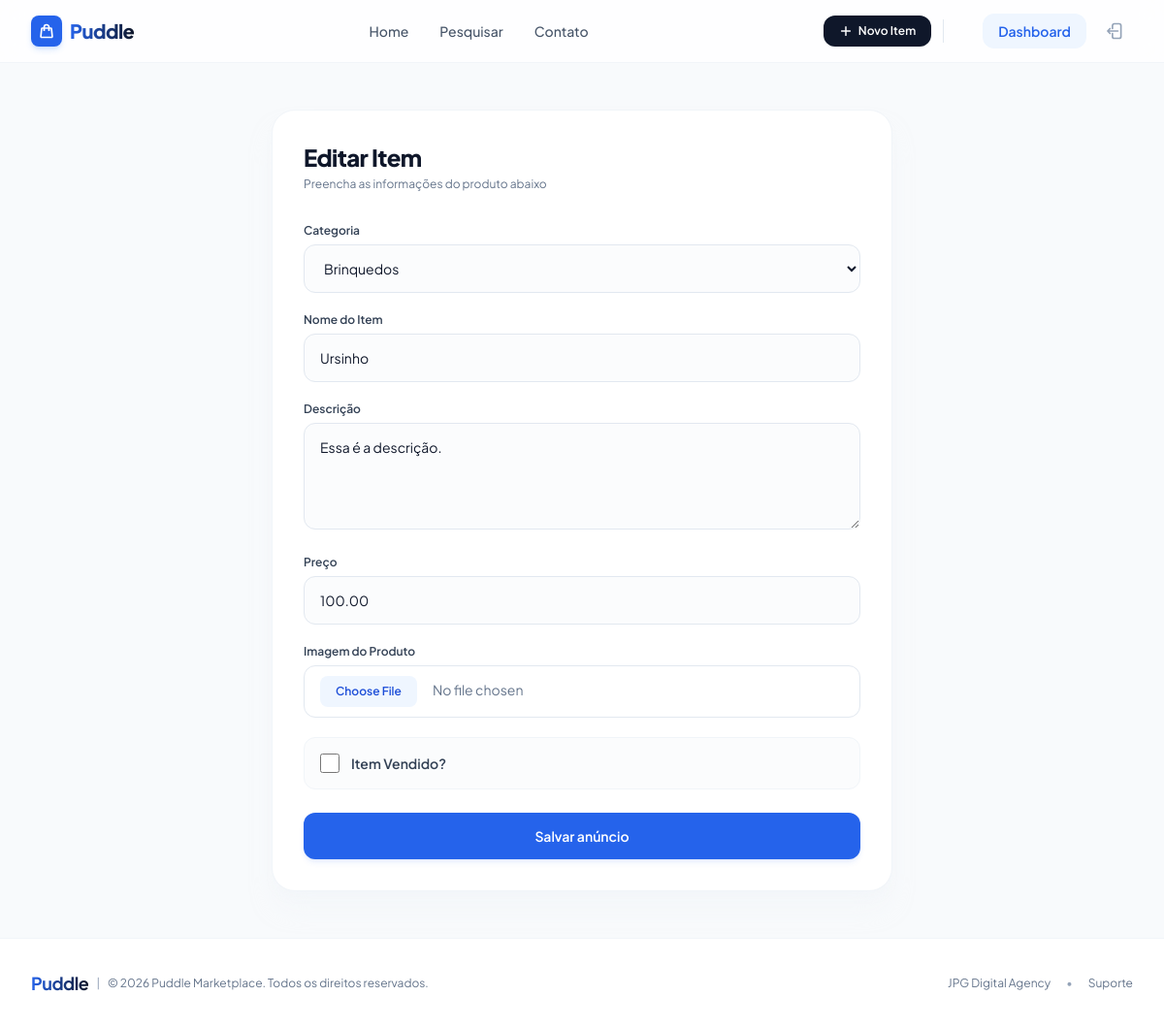
The page /items/1/edit/ (signed in) on the database its author committed.
### item/models.py (models this page shows, shortened)
class Item(models.Model):
    category = models.ForeignKey(Category, related_name='items', on_delete=models.CASCADE)
    name = models.CharField(max_length=255)
    description = models.TextField(blank=True, null=True)
    price = models.DecimalField(max_digits=10, decimal_places=2)
    image = models.ImageField(upload_to='item_images/', blank=True, null=True)
    is_sold = models.BooleanField(default=False)
    created_by = models.ForeignKey(User, related_name='items', on_delete=models.CASCADE)
    created_at = models.DateTimeField(auto_now_add=True)
    category = models.ForeignKey(Category, on_delete=models.CASCADE)

### item/views.py (the view)
# urls.py: path('<int:pk>/edit/', views.edit, name='edit'),
@login_required
def edit(request, pk):
    item = get_object_or_404(Item, pk=pk, created_by=request.user)
    if request.method == 'POST':
        form = EditItemForm(request.POST, request.FILES, instance=item)
        if form.is_valid():
            form.save() # CORRIGIDO: Alterado de item.save() para form.save() para aplicar as mudanças do formulário
            return redirect('item:detail', pk=item.id)
    else:
        form = EditItemForm(instance=item)
    return render(request, 'item/form.html', {
        'form': form,
        'title': 'Editar Item',
    })

### item/models.py (called while the page is built)
    def __str__(self):
        return self.name

### item/templates/item/form.html (shortened to what this page needs)
{% extends 'core/base.html' %}
{% block content %}
<div class="max-w-2xl mx-auto px-4 py-12">
    <div class="bg-white rounded-3xl border border-slate-100 p-8 shadow-xl shadow-slate-100/50">
        <div class="mb-8">
            <h1 class="text-2xl font-extrabold text-slate-900 tracking-tight">{{ title }}</h1>
            <p class="text-xs text-slate-500 mt-1">Preencha as informações do produto abaixo</p>
        </div>
        <form method="post" action="." enctype="multipart/form-data" class="space-y-6">
            <div class="space-y-5">
                {% for field in form %}
                    <div class="{% if field.field.widget.input_type == 'checkbox' %}flex items-center gap-3 bg-slate-50/50 p-4 rounded-xl border border-slate-100{% else %}space-y-1.5{% endif %}">
                        {% if field.field.widget.input_type == 'checkbox' %}
                            {{ field }}
                            <div>
                                <label for="{{ field.id_for_label }}" class="block text-sm font-semibold text-slate-700 cursor-pointer">{{ field.label }}</label>
                            </div>
                        {% else %}
                            <label for="{{ field.id_for_label }}" class="block text-xs font-semibold text-slate-700">{{ field.label }}</label>
                            {{ field }}
                        {% endif %}
                    </div>
                {% endfor %}
            </div>
            <button type="submit" class="w-full py-3.5 px-4 bg-blue-600 text-white text-sm font-semibold rounded-xl hover:bg-blue-700 transition-all duration-150 shadow-md shadow-blue-600/10 mt-2">
                Salvar anúncio
            </button>
        </form>
    </div>
</div>
{% endblock %}

### core/templates/core/base.html (style rules this page uses)
body { font-family: 'Plus Jakarta Sans', sans-serif; }

### rows shown on the page
Item: form "Brinquedos" "Ursinho" "Essa é a descrição." "100.00"

### other values the page prints
{{ title }} "Editar Item"
{{ field.label }} "Categoria" "Nome do Item" "Descrição" "Preço" "Imagem do Produto"
{{ field.label }} "Item Vendido?"
